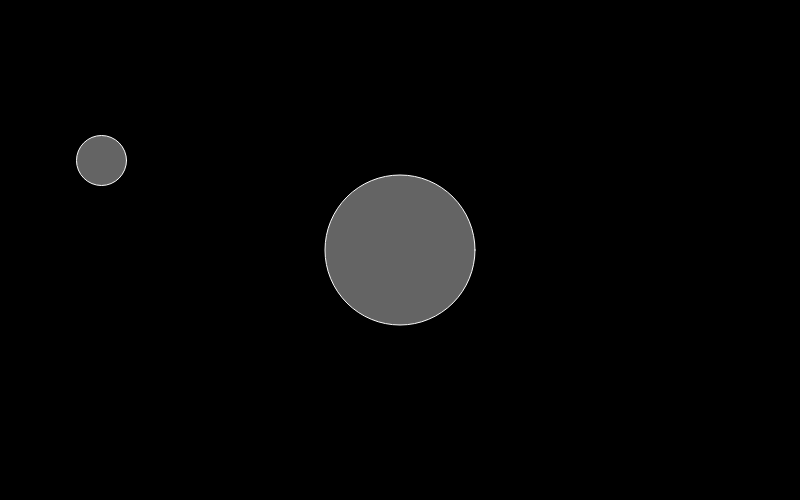
Frame 1 (no input)
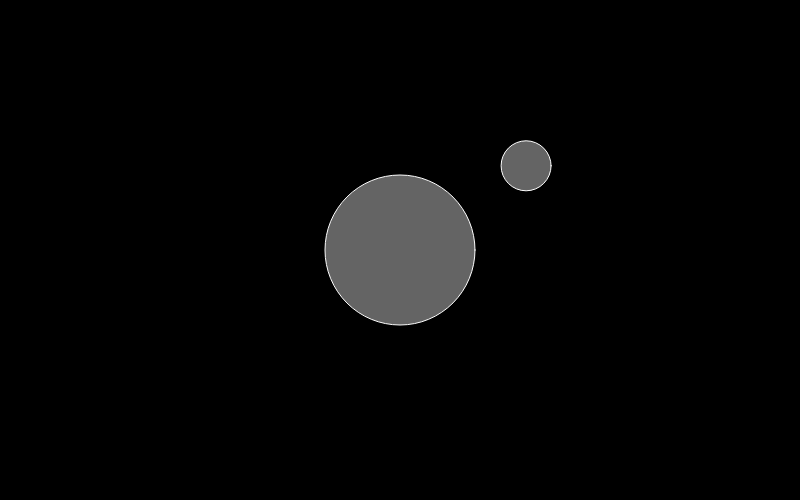
Frame 60 (no input)
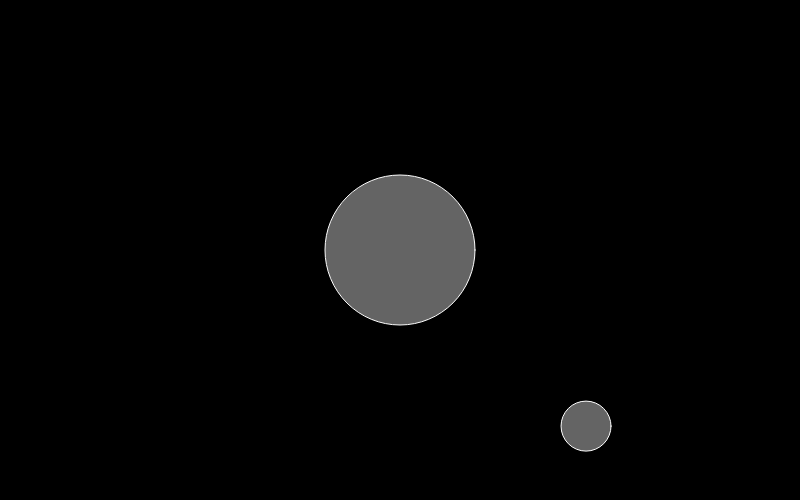
Frame 120 (the mouse pressed at the canvas centre since frame 60)

The p5.js sketch that drew these frames (run headless with seeded random() and noise() and a simulated clock; from frame 60 on, the mouse is pressed at the canvas centre):

// p5.js sketch
// ── sketch.js
var p1, p2;


function setup() {
  createCanvas(800, 500);
  background(0);

  p1 = new Particle(100, 150, 5); // (x,y,mass)
  p1.vel.y = 10;
  p2 = new Particle(width/2, height/2, 15); // (x,y,mass)

}


function draw() {
  background(0);

  p1.applyAttraction(p2);
  p1.update();
  p1.display();

  p2.update();
  p2.display();
}
// ── Particle.js
"use strict";

class Particle {
  constructor(x, y, m) {
    this.pos = createVector(x, y);
    this.vel = createVector(0, 0);
    this.acc = createVector(0, 0);
    this.rad = 5;
    this.mass = m;
  }
  applyForce(f) {
    f.div(this.mass);
    this.acc.add(f);
  }
  applyAttraction(other) {
    var force = p5.Vector.sub(other.pos, this.pos);
    force.mult(0.005);
    this.acc.add(force);
  }
  update() {
    this.vel.add(this.acc); // vel = vel + acc;
    this.pos.add(this.vel); // pos = pos + vel;
    this.acc.mult(0); // acceleration has to be reset after being applied! ***
  }
  display() {
    push();
    translate(this.pos.x, this.pos.y);
    stroke(255);
    fill(255, 100);
    ellipse(0, 0, this.rad * 2 * this.mass, this.rad * 2 * this.mass);
    pop();
  }
}
